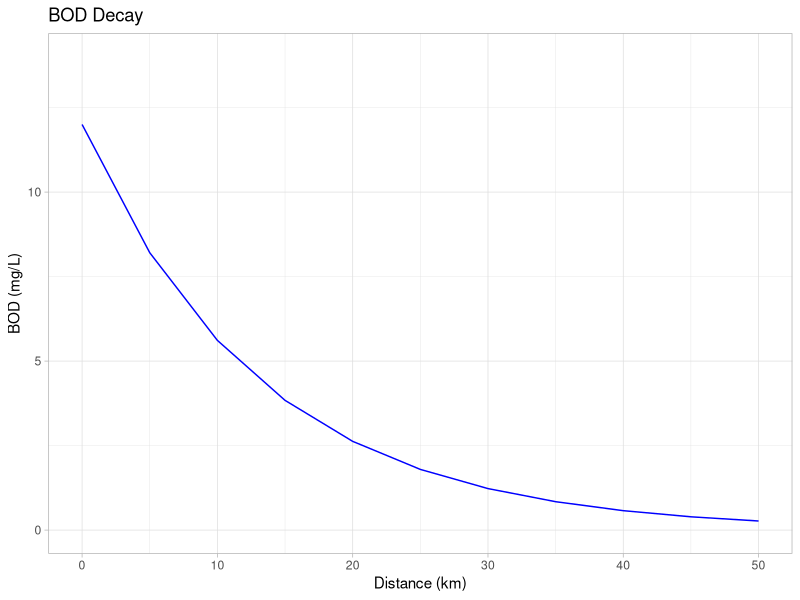

The R source for this figure:
setwd("C:/Users/rabbi/OneDrive/Documents/GitHub/CEE-3510")

#================================================================
# assignment #2 - BOD modeling
# CEE 3510
# March 2, 2025
# units, concentration = mg/L; rate constant = 1/day
# ===============================================================

# report names of objects present in working directory,
# then clears all objects in the working directory
ls()
rm(list=ls())
ls()

# install library to solve initial value problems
library(deSolve)
library(ggplot2)

# create model
model_BOD <- function (time, y, parms) {
  with(as.list(c(y, parms)), {
    dBOD <- -1 * (k1 + k3) * BOD
    list(c(dBOD))
  })
}

# set parameters and initial conditions
y <- c(BOD = 12)
parms <- c(k1 = 0.34, k3 = 0.04) 
times <- seq(0, 10, 1)

# solve
out_BOD <- ode(y, times, model_BOD, parms)

# add distance downstream to model
velocity <- 5 #km/d
distance <- velocity * times

BOD_distance <- cbind(out_BOD, distance)

# plot
ggplot(data = BOD_distance, mapping = aes(x = distance, y = BOD)) + geom_line(color = 'blue') + labs(title = "BOD Decay", x = "Distance (km)", y = "BOD (mg/L)") + theme_light() + ylim(0,14)
